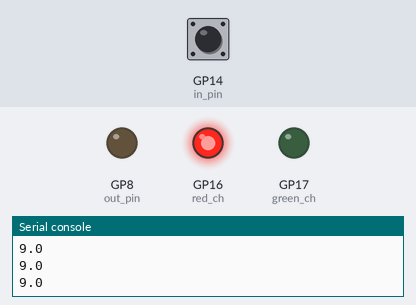
Bench run of a program on a simulated Raspberry Pi Pico running MicroPython. Shown: output pins drawn as LEDs (lit = HIGH), the last lines printed to the serial console. Dashed ring = blinking. Inputs (shaded band) come from the test bench; at power-on: GP14 (in_pin) HIGH.

Above: at 1.2 s.
1.3 s: GP14 (in_pin) driven LOW
At 1.6 s:
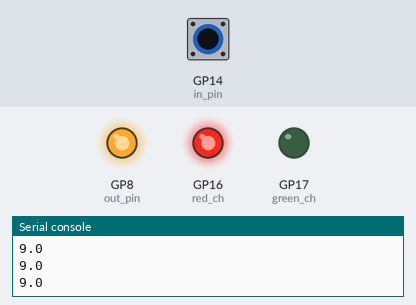
2.8 s: GP14 (in_pin) driven HIGH
At 2.95 s:
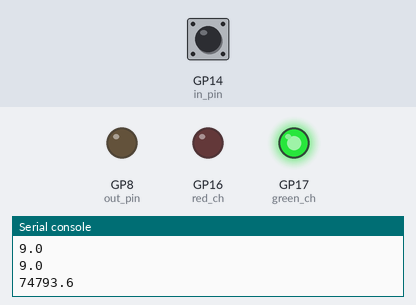
4.9 s: GP14 (in_pin) pulsed LOW 2 times (0.12 s each, 0.3 s apart)
At 5.37 s:
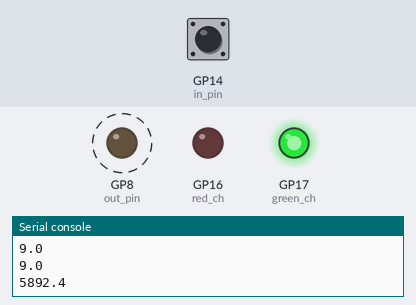
Timing chart, 0 to 7.9 s (numbered marks = the images above; inputs shaded):
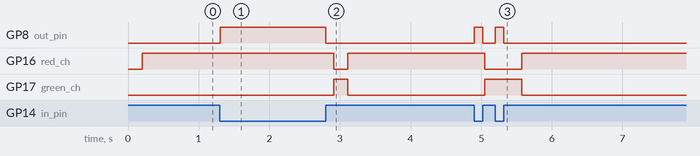

Measured:
- after the input at 1.3 s, GP8 (out_pin): LOW → HIGH at once
- after the input at 2.8 s, GP8 (out_pin): HIGH → LOW at once; GP16 (red_ch): HIGH → LOW after 0.11 s, → HIGH 0.20 s later; GP17 (green_ch): LOW → HIGH after 0.11 s, → LOW 0.20 s later
- after the input at 4.9 s, GP8 (out_pin): alternates HIGH for 0.12 s and LOW for 0.18 s, 4 changes in all, then stays LOW, starting at once; GP16 (red_ch): HIGH → LOW after 0.15 s, → HIGH 0.52 s later; GP17 (green_ch): LOW → HIGH after 0.15 s, → LOW 0.52 s later

The program:

04_touch.py
```python
from machine import Pin
from utime import sleep, ticks_us

red_ch = Pin(16, Pin.OUT)
green_ch = Pin(17, Pin.OUT)

out_pin = Pin(8, Pin.OUT)
in_pin = Pin(14, Pin.IN)

sense_threshold = 100


def cap_sense_value():
    total = 0
    for i in range(20):
        out_pin.high()
        t0 = ticks_us()
        while in_pin.value() == 0:
            pass
        t1 = ticks_us()
        t = t1 - t0
        out_pin.low()
        sleep(0.01) # allow plenty of time for in_pin to go to 0V
        total += t
    return total / 20

while True:
    value = cap_sense_value()
    print(value)
    if value >= sense_threshold:
        red_ch.low()
        green_ch.high()
    else:
        red_ch.high()
        green_ch.low()
```
